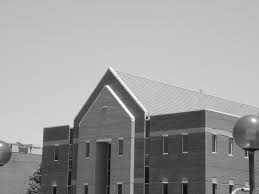
%> input picture i2.jpg, 259 x 194 px
$ octave Salt_PepperNoise.m   (GNU Octave 9; MATLAB toolbox functions it lacks are replaced by stand-ins)
%> lines starting %> are read from the running program, lines starting %| are printed output that depends on the picture
### psnr.m
function PSNR = psnr(distImg, origImg)

            origImg = double(origImg);
            distImg = double(distImg);

            [M N] = size(origImg);
            error = origImg - distImg;
            MSE = sum(sum(error .* error)) / (M * N);

            if(MSE > 0)
            PSNR = 10*log(255*255/MSE) / log(10);
            else
            PSNR = 99;
            end

end

### Salt_PepperNoise.m

  clear all;
  close all;
  clc;

    zh = imread('i2.jpg');
%> zh is the input picture: size 194x259x3 uint8; min 7, max 255, mean 155.5
    zh1 = rgb2gray(zh);


    j = imnoise(zh1,'salt & pepper', 0.01);
    k = filter2(fspecial('average', 3), j)/255;
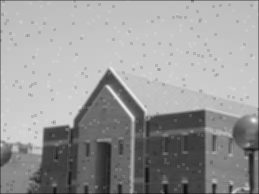
%> k: size 194x259 double; min 0.0444, max 0.947, mean 0.605
    l= medfilt2(j, [3 3]);
    m= wiener2(j, [3 3]);

   [psnrj]=psnr(j,zh1);
%> in psnr, `error = origImg - distImg;`:
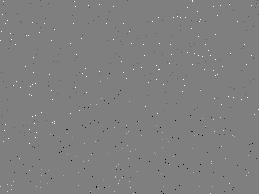
%> error: size 194x259 double; min -209, max 210, mean 0.2; drawn with min black and max white
%> in psnr, `MSE = sum(sum(error .* error)) / (M * N);`: MSE = 190.8
%> in psnr, `PSNR = 10*log(255*255/MSE) / log(10);`: PSNR = 25.33
%> psnrj = 25.33
   [psnrk]=psnr(k,zh1);
%> psnrk = 3.82
   [psnrl]=psnr(l,zh1);
%> in psnr (call 3), `error = origImg - distImg;`:
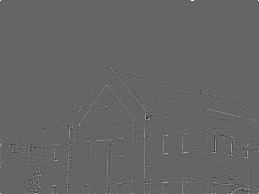
%> error: size 194x259 double; min -126, max 190, mean 0.3; drawn with min black and max white
%> in psnr (call 3), `MSE = sum(sum(error .* error)) / (M * N);`: MSE = 41.38
%> in psnr (call 3), `PSNR = 10*log(255*255/MSE) / log(10);`: PSNR = 31.96
%> psnrl = 31.96
   [psnrm]=psnr(m,zh1);
%> psnrm = 25.96

   fprintf('\n  PSNR Value noise image  = %0.4f', psnrj);
%|   PSNR Value noise image  = 25.3256
   fprintf('\n PSNR Value average filter image   = %0.4f',psnrk);
%|  PSNR Value average filter image   = 3.8163
   fprintf('\n PSNR Value median filter  image  = %0.4f',psnrl);
%|  PSNR Value median filter  image  = 31.9627
   fprintf('\n PSNR Value wiener filter image  = %0.4f',psnrm);
%|  PSNR Value wiener filter image  = 25.9629

   subplot(2,3,1), imshow(zh1); title('Original image');
   subplot(2,3,2),imshow(j);title('noise image(salt & pepper)');
   subplot(2,3,3),imshow(k);title('after applying average filter');
   subplot(2,3,4),imshow(l);title('after applying median filter');
   subplot(2,3,5),imshow(m);title('after applying wiener filter');

$ run again, with i1.jpg copied over i2.jpg
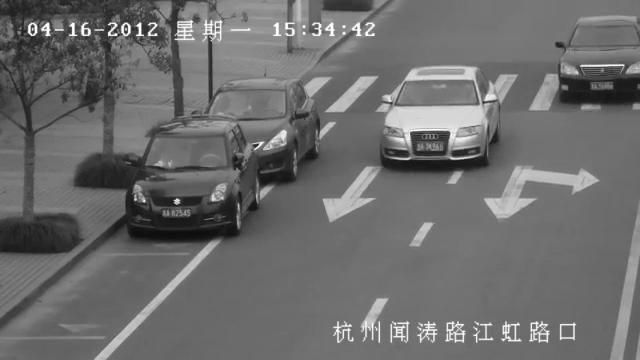
%> input picture i1.jpg, 640 x 360 px
%> zh is the input picture: size 360x640 uint8; min 12, max 255, mean 108.7
%> in psnr, `error = origImg - distImg;`:
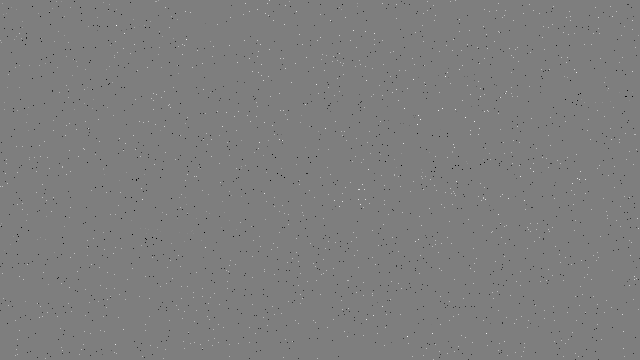
%> error: size 360x640 double; min -240, max 243, mean -0.2; drawn with min black and max white
%> MSE = 182.1
%> PSNR = 25.53
%> psnrk = 7.04
%> in psnr (call 3), `error = origImg - distImg;`:
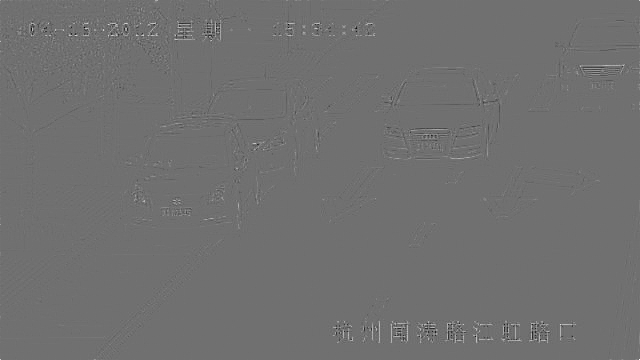
%> error: size 360x640 double; min -121, max 154, mean 0.2; drawn with min black and max white
%> MSE = 35.89
%> PSNR = 32.58
%> psnrm = 26.37
%|   PSNR Value noise image  = 25.5273
%|  PSNR Value average filter image   = 7.0371
%|  PSNR Value median filter  image  = 32.5815
%|  PSNR Value wiener filter image  = 26.3728
